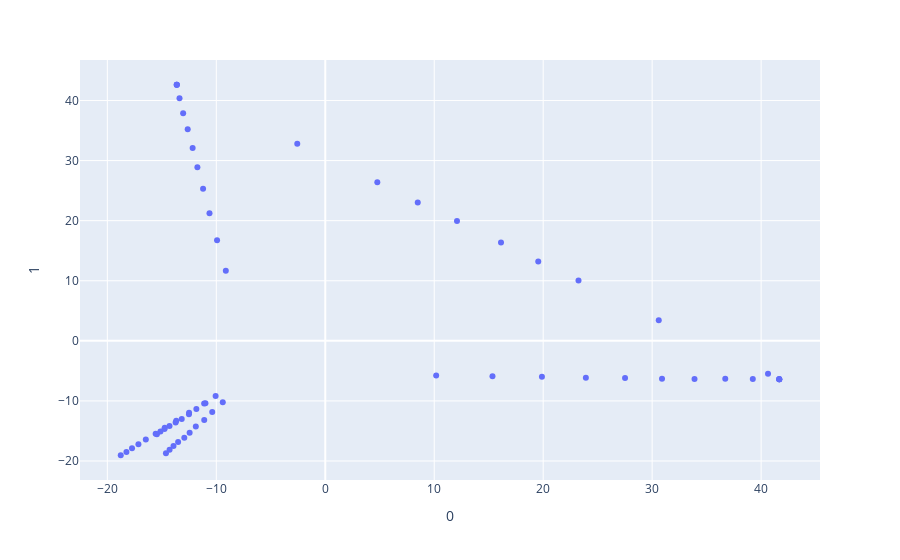

The code cell stored with this chart in its notebook:
### Code cell
ilknoktalar34 = ilkdogrunoktalari34.copy()

for i in range(7):
    ilknoktalar34[i][0] = ilknoktalar34[i][0].flatten()
    ilknoktalar34[i][1] = ilknoktalar34[i][1].flatten()
    ilknoktalar34[i][2] = ilknoktalar34[i][2].flatten()
    ilknoktalar34[i][3] = ilknoktalar34[i][3].flatten()
    ilknoktalar34[i][4] = ilknoktalar34[i][4].flatten()

Xaralist34= []
for i in range(7):
    Xaralist34.append(np.hstack((ilknoktalar34[i][0],ilknoktalar34[i][1],ilknoktalar34[i][2],ilknoktalar34[i][3],ilknoktalar34[i][4])))



sonnoktalar34 = tümNoktalarim.copy()

for i in range(7):
    sonnoktalar34[i][0] = sonnoktalar34[i][0].flatten()
    sonnoktalar34[i][1] = sonnoktalar34[i][1].flatten()
    sonnoktalar34[i][2] = sonnoktalar34[i][2].flatten()
    sonnoktalar34[i][3] = sonnoktalar34[i][3].flatten()
    sonnoktalar34[i][4] = sonnoktalar34[i][4].flatten()

Xsonaralist34= []
for i in range(7):
    Xsonaralist34.append(np.hstack((sonnoktalar34[i][0],sonnoktalar34[i][1],sonnoktalar34[i][2],sonnoktalar34[i][3],sonnoktalar34[i][4])))




Xaralist34 = np.array(Xaralist34)
Xsonaralist34 = np.array(Xsonaralist34)
alldizi = np.vstack((Xlist,Xaralist34,Xsonaralist34))

X = alldizi

pca = PCA(n_components=2)
components = pca.fit_transform(X)

fig = px.scatter(components, x=0, y=1)
fig.show()

### Figure 1 — Plotly figure (JSON) as saved in the notebook; plotly's stock layout.template omitted (floating-point values rounded to 4 significant figures)
{"data": [{"hovertemplate": "0=%{x}<br>1=%{y}<extra></extra>", "legendgroup": "", "marker": {"color": "#636efa", "symbol": "circle"}, "mode": "markers", "name": "", "orientation": "v", "showlegend": false, "type": "scatter", "x": [-9.407, -10.38, -11.11, -11.88, -12.45, -12.94, -13.51, -13.93, -14.29, -14.62, -10.06, -11.0, -11.83, -12.51, -13.17, -13.73, -14.29, -14.76, -15.13, -15.45, -9.128, -9.932, -10.63, -11.21, -11.74, -12.17, -12.63, -13.04, -13.38, -13.63, 10.18, 15.35, 19.88, 23.92, 27.51, 30.91, 33.89, 36.71, 39.24, 41.66, -11.12, -12.5, -13.68, -14.73, -15.57, -16.47, -17.15, -17.74, -18.25, -18.77, -13.63, -2.571, 8.488, 19.55, 30.61, 41.66, 41.66, -13.63, 4.777, 12.09, 16.13, 23.24, 40.63, 41.66], "xaxis": "x", "y": [-10.21, -11.86, -13.16, -14.26, -15.3, -16.11, -16.84, -17.5, -18.14, -18.71, -9.193, -10.41, -11.35, -12.23, -13.03, -13.6, -14.16, -14.69, -15.08, -15.53, 11.66, 16.73, 21.24, 25.33, 28.87, 32.09, 35.2, 37.88, 40.36, 42.62, -5.754, -5.909, -5.985, -6.123, -6.192, -6.312, -6.34, -6.303, -6.346, -6.391, -10.45, -11.98, -13.31, -14.46, -15.47, -16.44, -17.2, -17.88, -18.52, -19.04, 42.62, 32.82, 23.01, 13.21, 3.411, -6.391, -6.391, 42.62, 26.39, 19.95, 16.37, 10.02, -5.47, -6.391], "yaxis": "y"}], "layout": {"legend": {"tracegroupgap": 0}, "margin": {"t": 60}, "xaxis": {"anchor": "y", "domain": [0, 1], "title": {"text": "0"}}, "yaxis": {"anchor": "x", "domain": [0, 1], "title": {"text": "1"}}}}
